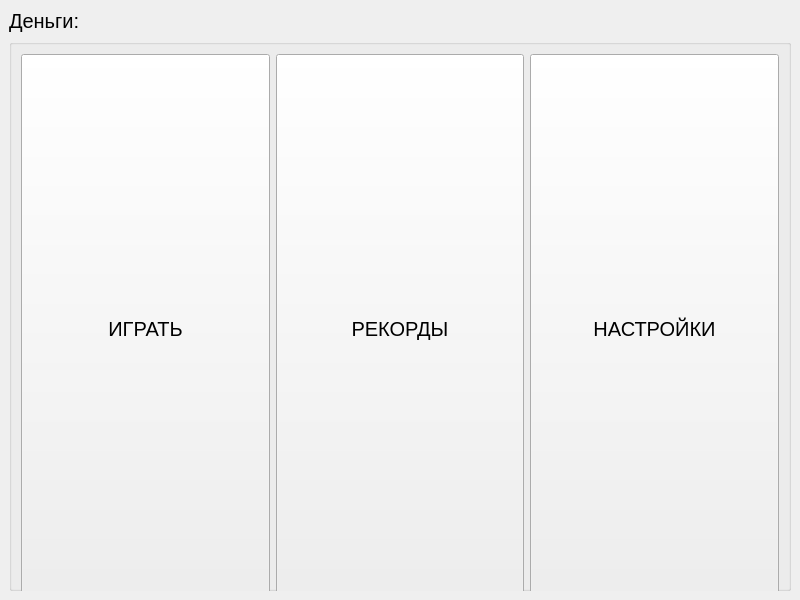
<?xml version="1.0" encoding="UTF-8"?>
<ui version="4.0">
 <class>MainWindow</class>
 <widget class="QMainWindow" name="MainWindow">
  <property name="geometry">
   <rect>
    <x>0</x>
    <y>0</y>
    <width>800</width>
    <height>600</height>
   </rect>
  </property>
  <property name="minimumSize">
   <size>
    <width>800</width>
    <height>600</height>
   </size>
  </property>
  <property name="maximumSize">
   <size>
    <width>800</width>
    <height>600</height>
   </size>
  </property>
  <property name="baseSize">
   <size>
    <width>800</width>
    <height>600</height>
   </size>
  </property>
  <property name="windowTitle">
   <string>MainWindow</string>
  </property>
  <widget class="QWidget" name="centralwidget">
   <layout class="QVBoxLayout" name="verticalLayout">
    <item>
     <widget class="QLabel" name="money_count">
      <property name="font">
       <font>
        <pointsize>15</pointsize>
       </font>
      </property>
      <property name="text">
       <string>Деньги: </string>
      </property>
     </widget>
    </item>
    <item>
     <widget class="QGroupBox" name="groupBox">
      <property name="title">
       <string/>
      </property>
      <layout class="QHBoxLayout" name="horizontalLayout_2">
       <item>
        <widget class="QPushButton" name="goPlayBtn">
         <property name="minimumSize">
          <size>
           <width>0</width>
           <height>550</height>
          </size>
         </property>
         <property name="font">
          <font>
           <pointsize>15</pointsize>
          </font>
         </property>
         <property name="text">
          <string>ИГРАТЬ</string>
         </property>
        </widget>
       </item>
       <item>
        <widget class="QPushButton" name="goScoreBtn">
         <property name="minimumSize">
          <size>
           <width>0</width>
           <height>550</height>
          </size>
         </property>
         <property name="font">
          <font>
           <pointsize>15</pointsize>
          </font>
         </property>
         <property name="text">
          <string>РЕКОРДЫ</string>
         </property>
        </widget>
       </item>
       <item>
        <widget class="QPushButton" name="settingsBtn">
         <property name="minimumSize">
          <size>
           <width>0</width>
           <height>550</height>
          </size>
         </property>
         <property name="font">
          <font>
           <pointsize>15</pointsize>
          </font>
         </property>
         <property name="text">
          <string>НАСТРОЙКИ</string>
         </property>
        </widget>
       </item>
      </layout>
     </widget>
    </item>
   </layout>
  </widget>
 </widget>
 <resources/>
 <connections/>
</ui>
